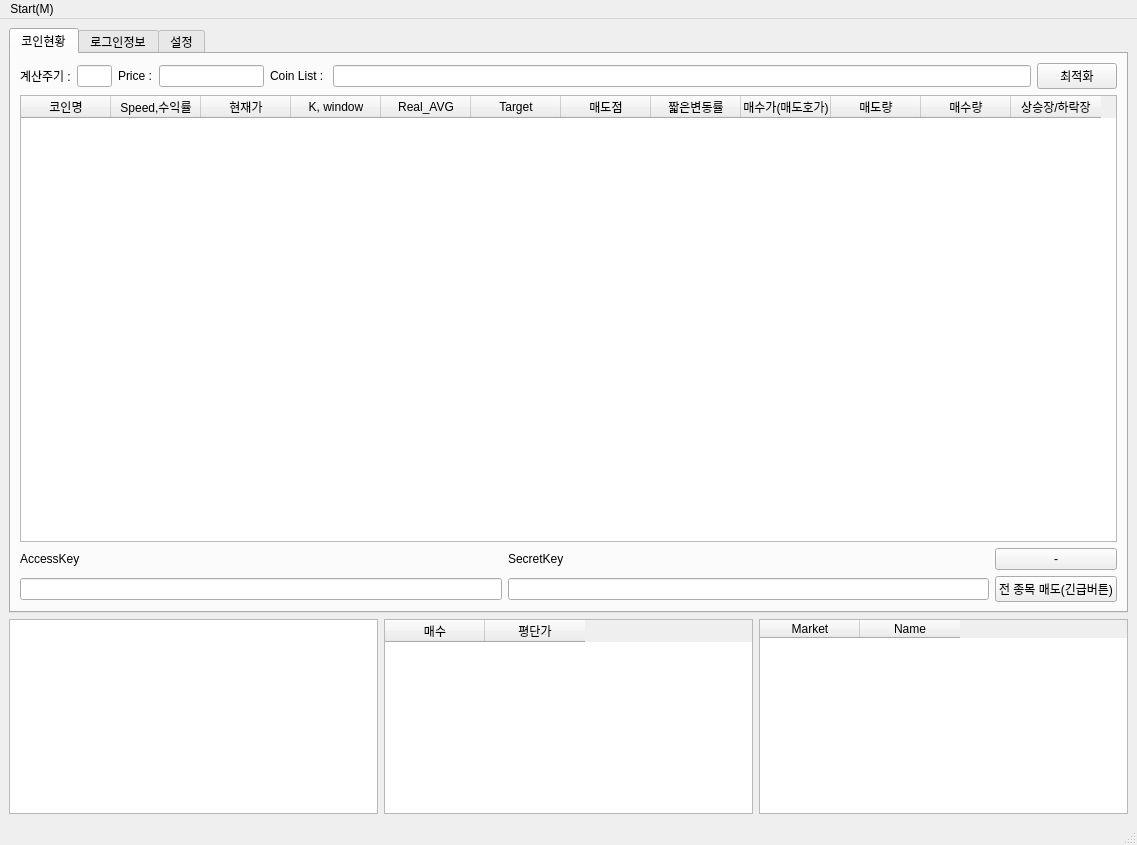
<?xml version="1.0" encoding="UTF-8"?>
<ui version="4.0">
 <class>MainWindow</class>
 <widget class="QMainWindow" name="MainWindow">
  <property name="geometry">
   <rect>
    <x>0</x>
    <y>0</y>
    <width>1137</width>
    <height>845</height>
   </rect>
  </property>
  <property name="minimumSize">
   <size>
    <width>0</width>
    <height>845</height>
   </size>
  </property>
  <property name="windowTitle">
   <string>MainWindow</string>
  </property>
  <widget class="QWidget" name="centralwidget">
   <layout class="QGridLayout" name="gridLayout_2" rowstretch="3,1">
    <item row="0" column="0">
     <layout class="QHBoxLayout" name="horizontalLayout">
      <property name="spacing">
       <number>0</number>
      </property>
      <item>
       <widget class="QTabWidget" name="tabWidget0">
        <property name="toolTip">
         <string>&lt;html&gt;&lt;head/&gt;&lt;body&gt;&lt;p&gt;&lt;br/&gt;&lt;/p&gt;&lt;/body&gt;&lt;/html&gt;</string>
        </property>
        <property name="whatsThis">
         <string>&lt;html&gt;&lt;head/&gt;&lt;body&gt;&lt;p&gt;&lt;br/&gt;&lt;/p&gt;&lt;/body&gt;&lt;/html&gt;</string>
        </property>
        <property name="currentIndex">
         <number>0</number>
        </property>
        <widget class="QWidget" name="tab0">
         <attribute name="title">
          <string>코인현황</string>
         </attribute>
         <layout class="QGridLayout" name="gridLayout" rowstretch="0,0,0,0" columnstretch="0,0,0">
          <item row="0" column="0" colspan="3">
           <layout class="QHBoxLayout" name="horizontalLayout_3" stretch="1,1,1,3,1,20,0">
            <item>
             <widget class="QLabel" name="label_8">
              <property name="text">
               <string>계산주기 :</string>
              </property>
             </widget>
            </item>
            <item>
             <widget class="QLineEdit" name="timeLevel">
              <property name="toolTip">
               <string>&lt;html&gt;&lt;head/&gt;&lt;body&gt;&lt;p&gt;0: 1분, 1: 3분, 2: 5분, 3: 10분, 4: 15분, 5: 30분, 6: 1시간, 7: 4시간, 8: 1일 &lt;/p&gt;&lt;/body&gt;&lt;/html&gt;</string>
              </property>
             </widget>
            </item>
            <item>
             <widget class="QLabel" name="label_2">
              <property name="text">
               <string>Price :</string>
              </property>
             </widget>
            </item>
            <item>
             <widget class="QLineEdit" name="purchasePrice"/>
            </item>
            <item>
             <widget class="QLabel" name="label">
              <property name="text">
               <string>Coin List : </string>
              </property>
             </widget>
            </item>
            <item>
             <widget class="QLineEdit" name="coinNameLine">
              <property name="toolTip">
               <string>&lt;html&gt;&lt;head/&gt;&lt;body&gt;&lt;p&gt;&lt;span style=&quot; font-weight:600;&quot;&gt;KRW-XPR,KRW-ENJ,... 와 같이 추가해주세요&lt;/span&gt;&lt;/p&gt;&lt;/body&gt;&lt;/html&gt;</string>
              </property>
              <property name="whatsThis">
               <string>&lt;html&gt;&lt;head/&gt;&lt;body&gt;&lt;p&gt;&lt;span style=&quot; font-weight:600;&quot;&gt;KRW-XPR,KRW-ENJ,... 와 같이 추가해주세요&lt;/span&gt;&lt;/p&gt;&lt;/body&gt;&lt;/html&gt;</string>
              </property>
             </widget>
            </item>
            <item>
             <widget class="QPushButton" name="optimizationButton">
              <property name="text">
               <string>최적화</string>
              </property>
             </widget>
            </item>
           </layout>
          </item>
          <item row="3" column="2">
           <widget class="QPushButton" name="sell_bt">
            <property name="text">
             <string>전 종목 매도(긴급버튼)</string>
            </property>
           </widget>
          </item>
          <item row="2" column="1">
           <widget class="QLabel" name="label_5">
            <property name="text">
             <string>SecretKey</string>
            </property>
           </widget>
          </item>
          <item row="2" column="2">
           <widget class="QPushButton" name="purchase">
            <property name="text">
             <string>-</string>
            </property>
           </widget>
          </item>
          <item row="1" column="0" colspan="3">
           <widget class="QTableWidget" name="coinPriceWidget">
            <property name="sizeAdjustPolicy">
             <enum>QAbstractScrollArea::AdjustToContentsOnFirstShow</enum>
            </property>
            <attribute name="horizontalHeaderDefaultSectionSize">
             <number>90</number>
            </attribute>
            <attribute name="horizontalHeaderMinimumSectionSize">
             <number>30</number>
            </attribute>
            <attribute name="verticalHeaderCascadingSectionResizes">
             <bool>false</bool>
            </attribute>
            <column>
             <property name="text">
              <string>코인명</string>
             </property>
            </column>
            <column>
             <property name="text">
              <string>Speed,수익률</string>
             </property>
            </column>
            <column>
             <property name="text">
              <string>현재가</string>
             </property>
            </column>
            <column>
             <property name="text">
              <string>K, window</string>
             </property>
            </column>
            <column>
             <property name="text">
              <string>Real_AVG</string>
             </property>
            </column>
            <column>
             <property name="text">
              <string>Target</string>
             </property>
            </column>
            <column>
             <property name="text">
              <string>매도점</string>
             </property>
            </column>
            <column>
             <property name="text">
              <string>짧은변동률</string>
             </property>
            </column>
            <column>
             <property name="text">
              <string>매수가(매도호가)</string>
             </property>
            </column>
            <column>
             <property name="text">
              <string>매도량</string>
             </property>
            </column>
            <column>
             <property name="text">
              <string>매수량</string>
             </property>
            </column>
            <column>
             <property name="text">
              <string>상승장/하락장</string>
             </property>
            </column>
           </widget>
          </item>
          <item row="2" column="0">
           <widget class="QLabel" name="label_4">
            <property name="text">
             <string>AccessKey</string>
            </property>
           </widget>
          </item>
          <item row="3" column="0">
           <widget class="QLineEdit" name="AccessKey"/>
          </item>
          <item row="3" column="1">
           <widget class="QLineEdit" name="SecretKey"/>
          </item>
         </layout>
        </widget>
        <widget class="QWidget" name="tab1">
         <attribute name="title">
          <string>로그인정보</string>
         </attribute>
        </widget>
        <widget class="QWidget" name="tab2">
         <attribute name="title">
          <string>설정</string>
         </attribute>
        </widget>
       </widget>
      </item>
     </layout>
    </item>
    <item row="1" column="0">
     <layout class="QHBoxLayout" name="horizontalLayout_2">
      <item>
       <widget class="QPlainTextEdit" name="logWidget"/>
      </item>
      <item>
       <widget class="QTableWidget" name="purchasedList">
        <column>
         <property name="text">
          <string>매수</string>
         </property>
        </column>
        <column>
         <property name="text">
          <string>평단가</string>
         </property>
        </column>
       </widget>
      </item>
      <item>
       <widget class="QTableWidget" name="marketInfoWidget">
        <column>
         <property name="text">
          <string>Market</string>
         </property>
        </column>
        <column>
         <property name="text">
          <string>Name</string>
         </property>
        </column>
       </widget>
      </item>
     </layout>
    </item>
   </layout>
  </widget>
  <widget class="QMenuBar" name="menubar">
   <property name="geometry">
    <rect>
     <x>0</x>
     <y>0</y>
     <width>1137</width>
     <height>21</height>
    </rect>
   </property>
   <widget class="QMenu" name="menuFile">
    <property name="title">
     <string>Start(M)</string>
    </property>
    <addaction name="menuInfo"/>
    <addaction name="menuExit"/>
   </widget>
   <addaction name="menuFile"/>
  </widget>
  <widget class="QStatusBar" name="statusbar"/>
  <action name="menuInfo">
   <property name="text">
    <string>정보</string>
   </property>
   <property name="statusTip">
    <string>정보</string>
   </property>
   <property name="shortcut">
    <string>M</string>
   </property>
  </action>
  <action name="menuExit">
   <property name="text">
    <string>끝내기</string>
   </property>
   <property name="statusTip">
    <string>끝내기(미동작)</string>
   </property>
  </action>
 </widget>
 <resources/>
 <connections/>
</ui>
